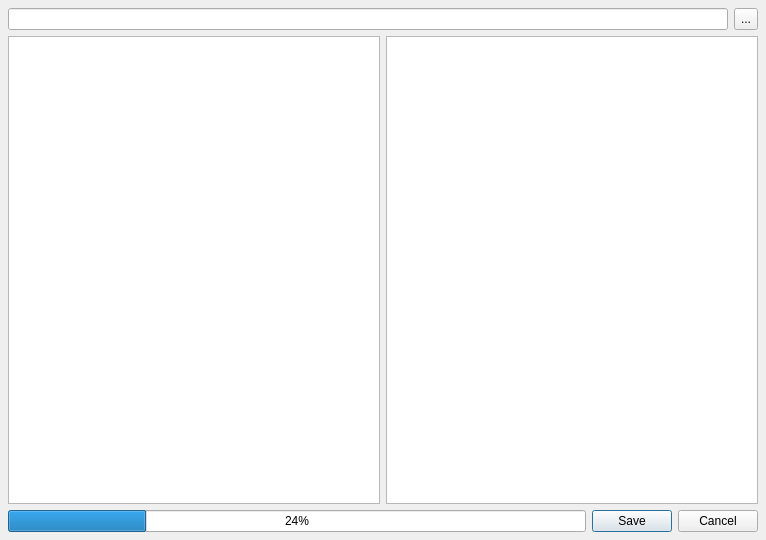
<?xml version="1.0" encoding="UTF-8"?>
<ui version="4.0">
 <class>CompressDialog</class>
 <widget class="QDialog" name="CompressDialog">
  <property name="geometry">
   <rect>
    <x>0</x>
    <y>0</y>
    <width>766</width>
    <height>540</height>
   </rect>
  </property>
  <property name="minimumSize">
   <size>
    <width>280</width>
    <height>540</height>
   </size>
  </property>
  <property name="windowTitle">
   <string>Dialog</string>
  </property>
  <layout class="QVBoxLayout" name="verticalLayout_6">
   <property name="spacing">
    <number>-1</number>
   </property>
   <property name="leftMargin">
    <number>8</number>
   </property>
   <property name="topMargin">
    <number>8</number>
   </property>
   <property name="rightMargin">
    <number>8</number>
   </property>
   <property name="bottomMargin">
    <number>8</number>
   </property>
   <item>
    <layout class="QHBoxLayout" name="horizontalLayout">
     <item>
      <widget class="QLineEdit" name="lineEdit"/>
     </item>
     <item>
      <widget class="QToolButton" name="toolButton">
       <property name="maximumSize">
        <size>
         <width>16777215</width>
         <height>24</height>
        </size>
       </property>
       <property name="text">
        <string>...</string>
       </property>
      </widget>
     </item>
    </layout>
   </item>
   <item>
    <layout class="QHBoxLayout" name="horizontalLayout_2">
     <item>
      <widget class="QGraphicsView" name="graphicsView"/>
     </item>
     <item>
      <widget class="QGraphicsView" name="graphicsView_2"/>
     </item>
    </layout>
   </item>
   <item>
    <layout class="QHBoxLayout" name="horizontalLayout_11">
     <item>
      <widget class="QProgressBar" name="progressBar">
       <property name="value">
        <number>24</number>
       </property>
      </widget>
     </item>
     <item>
      <widget class="QDialogButtonBox" name="buttonBox">
       <property name="sizePolicy">
        <sizepolicy hsizetype="Fixed" vsizetype="Fixed">
         <horstretch>0</horstretch>
         <verstretch>0</verstretch>
        </sizepolicy>
       </property>
       <property name="orientation">
        <enum>Qt::Horizontal</enum>
       </property>
       <property name="standardButtons">
        <set>QDialogButtonBox::Cancel|QDialogButtonBox::Save</set>
       </property>
      </widget>
     </item>
    </layout>
   </item>
  </layout>
 </widget>
 <resources/>
 <connections>
  <connection>
   <sender>buttonBox</sender>
   <signal>accepted()</signal>
   <receiver>CompressDialog</receiver>
   <slot>accept()</slot>
   <hints>
    <hint type="sourcelabel">
     <x>248</x>
     <y>254</y>
    </hint>
    <hint type="destinationlabel">
     <x>157</x>
     <y>274</y>
    </hint>
   </hints>
  </connection>
  <connection>
   <sender>buttonBox</sender>
   <signal>rejected()</signal>
   <receiver>CompressDialog</receiver>
   <slot>reject()</slot>
   <hints>
    <hint type="sourcelabel">
     <x>316</x>
     <y>260</y>
    </hint>
    <hint type="destinationlabel">
     <x>286</x>
     <y>274</y>
    </hint>
   </hints>
  </connection>
 </connections>
</ui>
